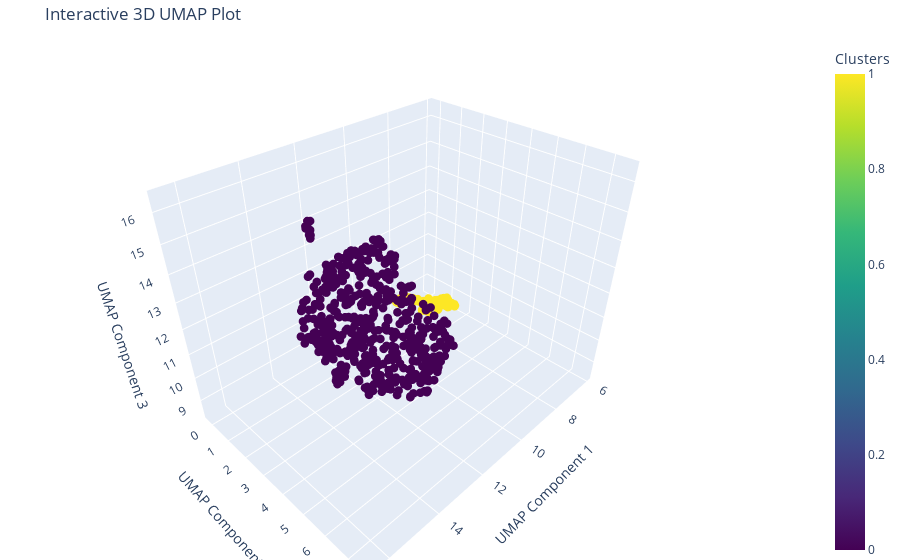

Notebook code cell kept with this figure:
### Markdown cell above
### UMAP with $n =3$ on logdata

### Code cell
Umap2 = umap.UMAP(n_components=3)
raw_umap = Umap2.fit_transform(log_data[numeric_columns])

optimal_clusters = 2

kmeans = KMeans(n_clusters=optimal_clusters, random_state=42)
cluster_labels = kmeans.fit_predict(raw_umap)

target_series = pd.Series(cluster_labels)

plot_algo3d_interactive(raw_umap, target_series, algo_name='UMAP', target_name='Clusters')

### Figure 1 — Plotly figure (JSON) as saved in the notebook; plotly's stock layout.template omitted (floating-point values rounded to 4 significant figures; data arrays with more than 128 entries replaced by an {"elided": "..."} marker saying what was removed)
{"data": [{"hovertemplate": "UMAP Component 1=%{x}<br>UMAP Component 2=%{y}<br>UMAP Component 3=%{z}<br>Clusters=%{marker.color}<extra></extra>", "legendgroup": "", "marker": {"color": {"elided": "606 int values"}, "coloraxis": "coloraxis", "size": 3, "symbol": "circle"}, "mode": "markers", "name": "", "scene": "scene", "showlegend": false, "type": "scatter3d", "x": {"elided": "606 float values"}, "y": {"elided": "606 float values"}, "z": {"elided": "606 float values"}}], "layout": {"coloraxis": {"colorbar": {"title": {"text": "Clusters"}}, "colorscale": [[0, "#440154"], [0.1111, "#482878"], [0.2222, "#3e4989"], [0.3333, "#31688e"], [0.4444, "#26828e"], [0.5556, "#1f9e89"], [0.6667, "#35b779"], [0.7778, "#6ece58"], [0.8889, "#b5de2b"], [1, "#fde725"]]}, "legend": {"tracegroupgap": 0}, "margin": {"b": 0, "l": 0, "r": 0, "t": 40}, "scene": {"domain": {"x": [0, 1], "y": [0, 1]}, "xaxis": {"title": {"text": "UMAP Component 1"}}, "yaxis": {"title": {"text": "UMAP Component 2"}}, "zaxis": {"title": {"text": "UMAP Component 3"}}}, "title": {"text": "Interactive 3D UMAP Plot"}}}
